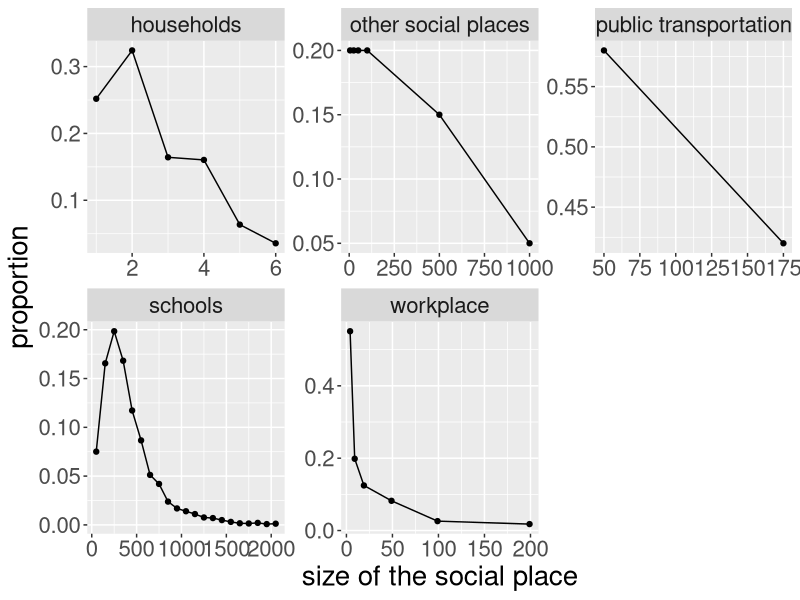

Write the R code that produced this figure.
library(ggplot2)

df <- list()

df[[1]] <- read.csv('prm-size-hh-ontario.csv')
df[[1]]$type <- 'households'

df[[2]] <- read.csv('prm-size-other-ontario.csv')
df[[2]]$type <- 'other social places'

df[[3]] <- read.csv('prm-size-pubt-ontario.csv')
df[[3]]$type <- 'public transportation'

df[[4]] <- read.csv('prm-size-school-ontario.csv')
df[[4]]$type <- 'schools'

df[[5]] <- read.csv('prm-size-wrk-ontario.csv')
df[[5]]$type <- 'workplace'

dfall <- do.call('rbind', df)

png('plot-sp-distributions.png', width = 1200, height = 1000)
ggplot(dfall,aes(x=size,y=prop))+
    geom_point() +
    geom_line() + 
    facet_wrap(~type, scales='free')+
    xlab('size of the social place')+
    ylab('proportion')+
    theme(text = element_text(size=20))
dev.off()
